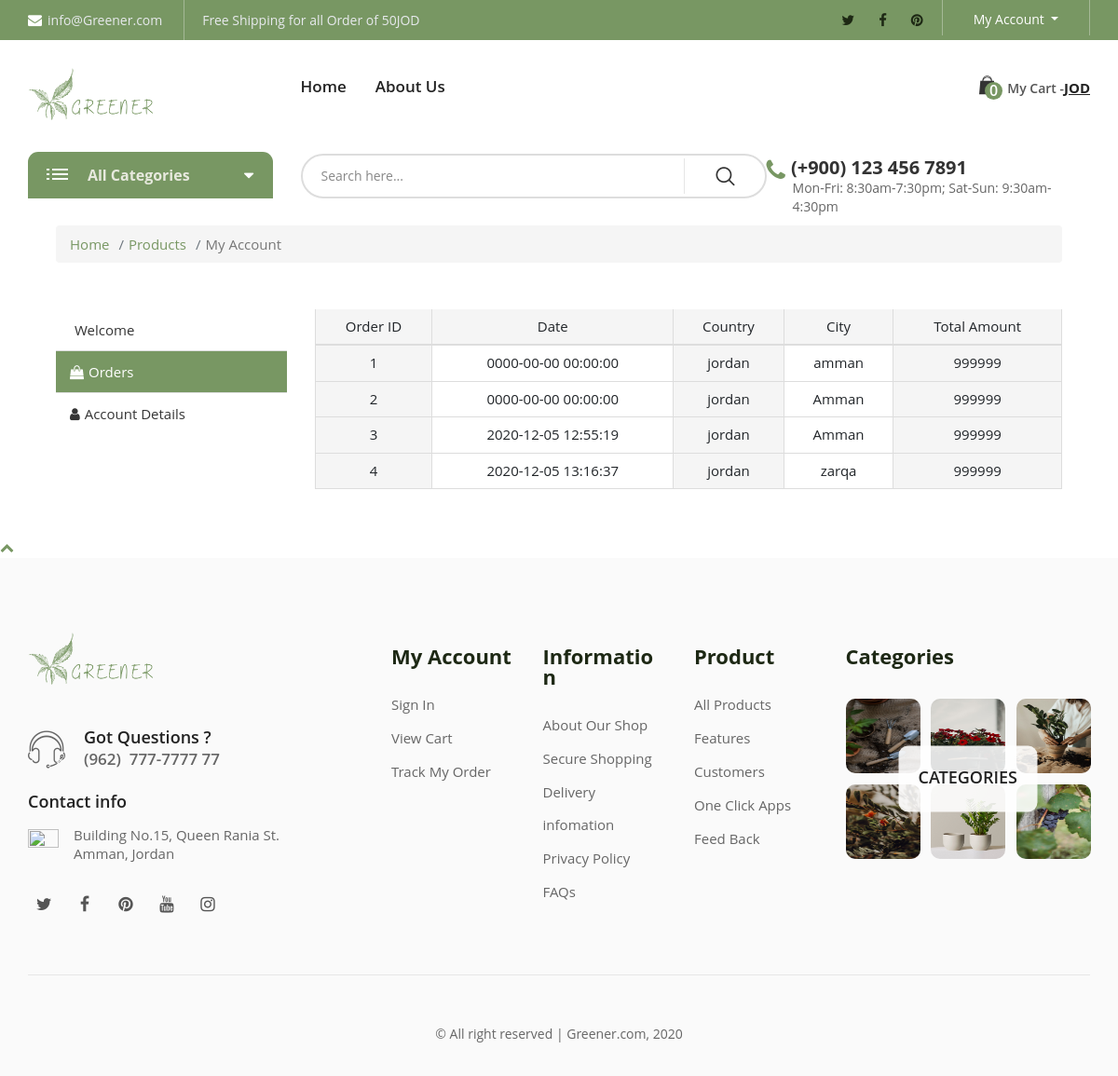
/user_orders.php (signed in), run on the app's committed database.
### tables this page shows
CREATE TABLE `orders` (
  `order_id` int(10) NOT NULL,
  `user_id` int(10) NOT NULL,
  `order_amount` float NOT NULL,
  `order_date` timestamp NOT NULL DEFAULT current_timestamp() ON UPDATE current_timestamp(),
  `order_address1` varchar(100) NOT NULL,
  `order_address2` varchar(100) NOT NULL,
  `order_city` varchar(100) NOT NULL,
  `order_country` varchar(10) NOT NULL
);

### user_orders.php (the view, shortened to what this page needs)
<?php
include('includes/headerinner2.php');
?>
<div class="breadcrumb-wrap">
    <div class="container-fluid">
        <ul class="breadcrumb">
            <li class="breadcrumb-item"><a href="#">Home</a></li>
            <li class="breadcrumb-item"><a href="#">Products</a></li>
            <li class="breadcrumb-item active">My Account</li>
        </ul>
    </div>
</div>
<div class="my-account">
    <div class="container-fluid">
        <div class="row">
            <div class="col-md-3">
                <div class="nav flex-column nav-pills" role="tablist" aria-orientation="horizontal">
                    <a class="nav-link" id="dashboard-nav" data-toggle="pill" href="user_account.php" role="tab"><i class="fa fa-tachometer-alt"></i>Welcome</a>
                    <a class="nav-link active" id="orders-nav" data-toggle="pill" href="#" role="tab"><i class="fa fa-shopping-bag"></i>Orders</a>
                    <a class="nav-link" id="account-nav" href="user_account_details.php" role="tab"><i class="fa fa-user"></i>Account Details</a>
                </div>
            </div>
            <div class="col-lg-9">
                        <div class="table-responsive">
                            <table class="table table-bordered" >
                                <thead class="" style="background-color:#f5f5f5; padding-bottom:50px">
                                    <tr>
                                        <th >Order ID</th>
                                        <th>Date</th>
                                        <th>Country</th>
                                        <th>City</th>
                                        <th>Total Amount</th>
                                     </tr>
                                </thead>
                                <tbody>
                                <?php
										$query = "SELECT * FROM orders WHERE user_id='{$_SESSION['user_id']}';";
										$result = mysqli_query($conn, $query);
										while ($row =  mysqli_fetch_assoc($result)) {
											echo "<tr>";
											echo "<td style='background-color:#f5f5f5'>";
											echo "{$row['order_id']}";
											echo "</td>";
										    echo "<td >";
											echo "{$row['order_date']}";
											echo "</td >";
											echo "<td style='background-color:#f5f5f5'>";
											echo "{$row['order_country']}";
											echo "</td>";
											echo "<td >";
											echo "{$row['order_city']}";
                                            echo "</td>";
                                            echo "<td style='background-color:#f5f5f5'>";
											echo "{$row['order_amount']}";
											echo "</td>";
											echo "</tr>";
										}
										?>
                                </tbody>
                            </table>
                        </div>
                    </div>
                </div>
            </div>
        </div>
<a href="#" class="back-to-top"><i class="fa fa-chevron-up"></i></a>
<?php include('includes/footer.php'); ?>

### data on the page
orders: order_id "1", order_date "0000-00-00 00:00:00", order_country "jordan", order_city "amman", order_amount "999999"
orders: order_id "2", order_date "0000-00-00 00:00:00", order_country "jordan", order_city "Amman", order_amount "999999"
orders: order_id "3", order_date "2020-12-05 12:55:19", order_country "jordan", order_city "Amman", order_amount "999999"
orders: order_id "4", order_date "2020-12-05 13:16:37", order_country "jordan", order_city "zarqa", order_amount "999999"

### other printed values
$full_cart "0"
